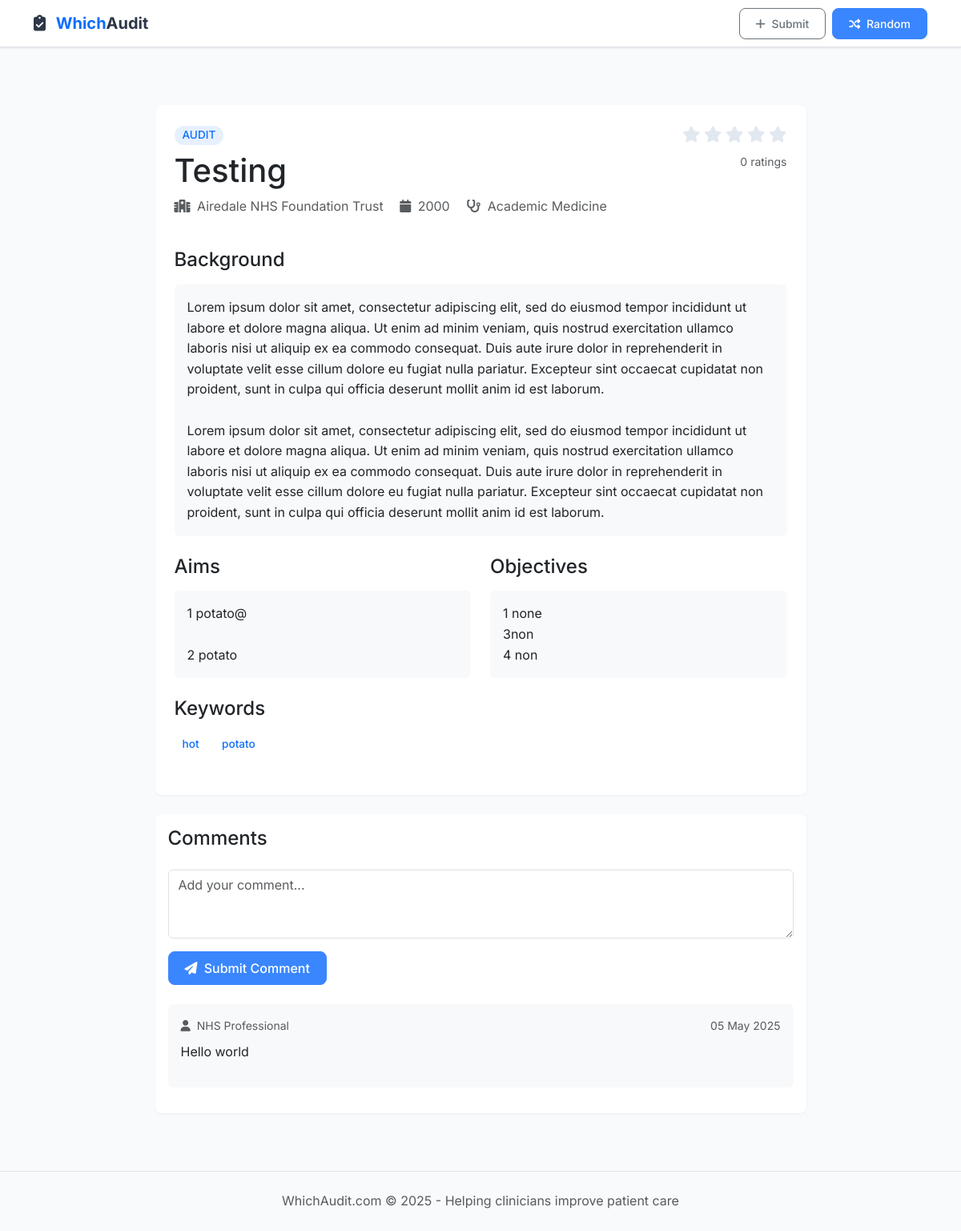
The page /audit/testing on the database its author committed.
### models.py (models this page shows, shortened)
class Project(db.Model):
    __tablename__ = 'projects'
    id = db.Column(db.Integer, primary_key=True)
    project_name = db.Column(db.String(200), nullable=False)
    project_type = db.Column(db.String(50))  # expect values like 'audit' or 'qip'
    hospital = db.Column(db.String(150))
    year = db.Column(db.Integer)
    specialty = db.Column(db.String(100))
    guidelines = db.Column(db.String(500))
    background = db.Column(db.Text)
    aims = db.Column(db.Text)
    objectives = db.Column(db.Text)
    keywords = db.Column(db.String(300))
    submitter_email_hash = db.Column(db.String(256))
    date_added = db.Column(db.DateTime, default=datetime.utcnow)
    data_protection_compliant = db.Column(db.Boolean, nullable=False)
    data_classification = db.Column(db.String(20), default='RESTRICTED')
    ratings = db.relationship('Rating', backref='project', lazy=True)
    slug = db.Column(db.String(255), unique=True)
    approved = db.Column(db.Boolean, default=False, nullable=False)
    archived = db.Column(db.Boolean, default=False, nullable=False)
    last_modified_by = db.Column(db.String(80), nullable=True)
    last_modified_at = db.Column(db.DateTime, nullable=True)
    audit_logs = db.relationship('AuditLog', backref='project', lazy=True)
    comments = db.relationship('Comment', back_populates='project', lazy=True)
    def average_rating(self):
        vals = [r.rating for r in self.ratings if r.rating is not None]
        if not vals:
            return 0.0
        return round(sum(vals)/len(vals), 1)

class Comment(db.Model):
    __tablename__ = 'comments'
    id = db.Column(db.Integer, primary_key=True)
    text = db.Column(db.Text, nullable=False)
    approved = db.Column(db.Boolean, default=False)
    project_id = db.Column(db.Integer, db.ForeignKey('projects.id'))
    created_at = db.Column(db.DateTime, default=datetime.utcnow)
    project = db.relationship('Project', back_populates='comments')

### main.py (the view)
@app.route('/<project_type>/<slug>')
def view_project_slug(project_type, slug):
    if project_type not in ['audit', 'qip']:
        abort(404)
    project = Project.query.filter_by(
        project_type=project_type,
        slug=slug,
        approved=True  # Only show approved projects
    ).first_or_404()
    return render_template('project.html', project=project)

### main.py (called while the page is built)
@app.template_global()
def get_trust_name(code):
    return TRUSTS_DICT.get(code, code)

@app.context_processor
def inject_current_year():
    return {'current_year': datetime.now().year}

@app.template_global()
def get_specialty_name(code):
    specialties_dict = dict(MEDICAL_SPECIALTIES)
    return specialties_dict.get(code, code)

### templates/project.html (shortened to what this page needs)
{% extends "base.html" %}
{% block content %}
<div class="container py-4">
    <div class="row justify-content-center">
        <div class="col-lg-9">
            <div class="card mb-4">
                <div class="card-body p-4">
                    <div class="d-flex justify-content-between align-items-start mb-4">
                        <div>
                            <span class="badge bg-primary bg-opacity-10 text-primary mb-2">
                                {{ project.project_type|upper }}
                            </span>
                            <h1 class="mb-2">{{ project.project_name }}</h1>
                            <div class="text-muted mb-3">
                                <span class="me-3"><i class="fas fa-hospital me-1"></i> {{ get_trust_name(project.hospital) }}</span>
                                <span class="me-3"><i class="fas fa-calendar me-1"></i> {{ project.year }}</span>
                                <span><i class="fas fa-stethoscope me-1"></i> {{ get_specialty_name(project.specialty) }}</span>
                            </div>
                        </div>
                        <div class="text-end">
                            <div class="star-rating mb-2">
                                {% for i in range(1,6) %}
                                <i class="fas fa-star fa-lg"
                                   data-value="{{ i }}"
                                   style="color: {% if i <= project.average_rating() %}gold{% else %}#e2e8f0{% endif %}"></i>
                                {% endfor %}
                            </div>
                            <small class="text-muted">{{ project.ratings|length }} ratings</small>
                        </div>
                    </div>
                    <div class="mb-4">
                        <h4 class="mb-3">Background</h4>
                        <div class="bg-light p-3 rounded preserve-formatting">{{ project.background|safe }}</div>
                    </div>
                    <div class="row mb-4">
                        <div class="col-md-6">
                            <h4 class="mb-3">Aims</h4>
                            <div class="bg-light p-3 rounded preserve-formatting">{{ project.aims|safe }}</div>
                        </div>
                        <div class="col-md-6">
                            <h4 class="mb-3">Objectives</h4>
                            <div class="bg-light p-3 rounded preserve-formatting">{{ project.objectives|safe }}</div>
                        </div>
                    </div>
                    <div class="mb-4">
                        <h4 class="mb-3">Keywords</h4>
                        <div>
                            {% for keyword in project.keywords.split(',') %}
                            <span class="badge bg-primary-light text-primary me-1 mb-1">{{ keyword.strip() }}</span>
                            {% endfor %}
                        </div>
                    </div>
                </div>
            </div>
            <div class="card">
                <div class="card-body">
                    <h4 class="mb-4">Comments</h4>
                    <form id="commentForm" class="mb-4">
                        <div class="mb-3">
                            <textarea id="comment" name="comment"
                                    class="form-control"
                                    rows="3"
                                    placeholder="Add your comment..."
                                    required></textarea>
                        </div>
                        <button type="submit" class="btn btn-primary">
                            <i class="fas fa-paper-plane me-1"></i>
                            Submit Comment
                        </button>
                    </form>
                    <div class="comments-list">
                        {% for comment in project.comments %}
                            {% if comment.approved and comment.text %}
                            <div class="comment mb-3 p-3 bg-light rounded">
                                <div class="d-flex justify-content-between mb-2">
                                    <small class="text-muted">
                                        <i class="fas fa-user me-1"></i>
                                        NHS Professional
                                    </small>
                                    <small class="text-muted">
                                        {{ comment.created_at.strftime('%d %b %Y') }}
                                    </small>
                                </div>
                                <p class="preserve-formatting">{{ comment.text }}</p>
                            </div>
                            {% endif %}
                        {% else %}
                            <div class="text-center py-4 text-muted">
                                <i class="fas fa-comment-slash fa-2x mb-3"></i>
                                <p>No comments yet</p>
                            </div>
                        {% endfor %}
                    </div>
                </div>
            </div>
        </div>
    </div>
</div>
{% endblock %}

### templates/base.html (shortened to what this page needs)
<!DOCTYPE html>
<html lang="en">
<head>
    <link href="https://cdn.jsdelivr.net/npm/bootstrap@5.3.0/dist/css/bootstrap.min.css" rel="stylesheet">
    <link rel="stylesheet" href="https://cdnjs.cloudflare.com/ajax/libs/font-awesome/6.4.0/css/all.min.css">
    <link rel="stylesheet" href="{{ url_for('static', filename='styles.css') }}">
</head>
<body>
    <nav class="navbar navbar-expand-lg navbar-light bg-white border-bottom">
        <div class="container">
            <a class="navbar-brand fw-bold" href="/">
                <i class="fas fa-clipboard-check me-2"></i>
                <span class="text-primary">Which</span>Audit
            </a>
            <div class="d-flex align-items-center">
                <a href="/submit" class="btn btn-sm btn-outline-secondary me-2">
                    <i class="fas fa-plus me-1"></i> Submit
                </a>
                <a href="/random" class="btn btn-sm btn-primary">
                    <i class="fas fa-random me-1"></i> Random
                </a>
            </div>
        </div>
    </nav>
    <main class="container my-5">
        {% block content %}{% endblock %}
    </main>
    <footer class="py-4 border-top">
        <div class="container text-center text-muted">
            <p class="mb-0">WhichAudit.com &copy; {{ current_year }} - Helping clinicians improve patient care</p>
        </div>
    </footer>
</body>
</html>

### static/styles.css (style rules this page uses)
:root { --nhs-blue: #005EB8; --nhs-light-blue: #41B6E6; --nhs-dark-blue: #003087; --primary: #3a86ff; --primary-light: #ebf3ff; --text: #2d3748; --text-light: #718096; --border: #e2e8f0; }
.card { border: none; border-radius: 12px; box-shadow: 0 4px 6px -1px rgba(0,0,0,0.05), 0 2px 4px -1px rgba(0,0,0,0.05); transition: all 0.2s ease; }
.btn { border-radius: 8px; padding: 0.5rem 1.25rem; font-weight: 500; }
.btn-primary { background-color: var(--nhs-blue); border-color: var(--nhs-blue); }
.badge { font-weight: 500; padding: 0.35em 0.65em; border-radius: 50rem; font-size: 0.85em; }
.star-rating { color: #ffd700; cursor: pointer; transition: color 0.2s; }
.preserve-formatting { white-space: pre-line; line-height: 1.6; }

### templates/base.html (style rules this page uses)
:root { --primary: #3a86ff; --primary-light: #ebf3ff; --text: #2d3748; --text-light: #718096; --border: #e2e8f0; }
body { font-family: 'Inter', sans-serif; color: var(--text); background-color: #f8fafc; line-height: 1.6; }
.navbar { background-color: white; box-shadow: 0 1px 3px rgba(0,0,0,0.1); }
.navbar-brand { font-weight: 600; color: var(--text) !important; }
.card { border: none; border-radius: 8px; box-shadow: 0 1px 3px rgba(0,0,0,0.05); transition: transform 0.2s, box-shadow 0.2s; }
.btn-primary { background-color: var(--primary); border-color: var(--primary); }
a { color: var(--primary); text-decoration: none; }
.badge { font-weight: 500; padding: 5px 10px; border-radius: 20px; }

### rows shown on the page
Project: project_type "AUDIT", project_name "Testing", hospital "Airedale NHS Foundation Trust", year "2000", specialty "Academic Medicine", background "Lorem ipsum dolor sit amet, consectetur adipiscing elit, sed do eiusmod tempor incididunt ut labore et dolore magna aliqua. Ut enim ad minim veniam, quis nostrud exercitation ullamco laboris nisi ut aliquip ex ea commodo consequat. Duis aute irure dolor in reprehenderit in voluptate velit esse cillum dolore eu fugiat nulla pariatur. Excepteur sint occaecat cupidatat non proident, sunt in culpa qui officia deserunt mollit anim id est laborum. Lorem ipsum dolor sit amet, consectetur adipiscing elit, sed do eiusmod tempor incididunt ut labore et dolore magna aliqua. Ut enim ad minim veniam, quis nostrud exercitation ullamco laboris nisi ut aliquip ex ea commodo consequat. Duis aute irure dolor…", aims "1 potato@ 2 potato", objectives "1 none 3non 4 non"
Comment: created_at "05 May 2025", text "Hello world"

### other values the page prints
{{ project.ratings|length }} "0"
{{ keyword.strip() }} "hot" "potato"
